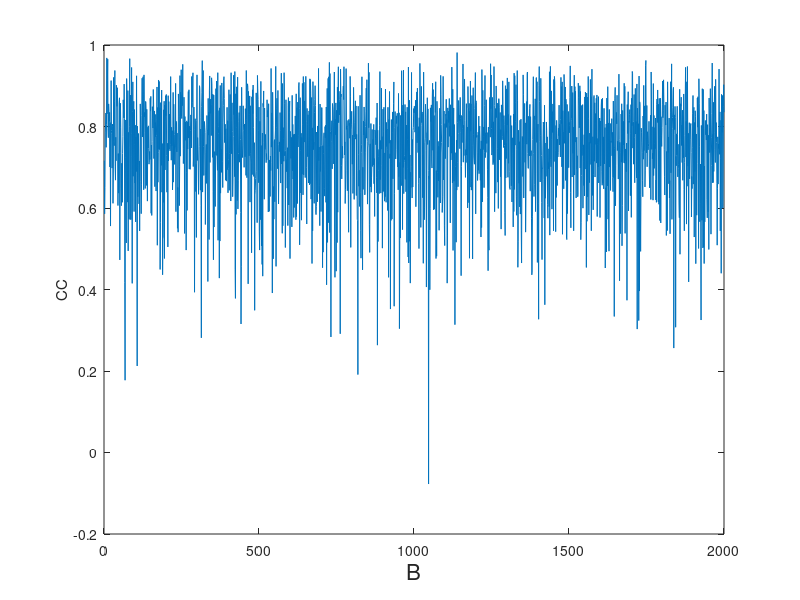
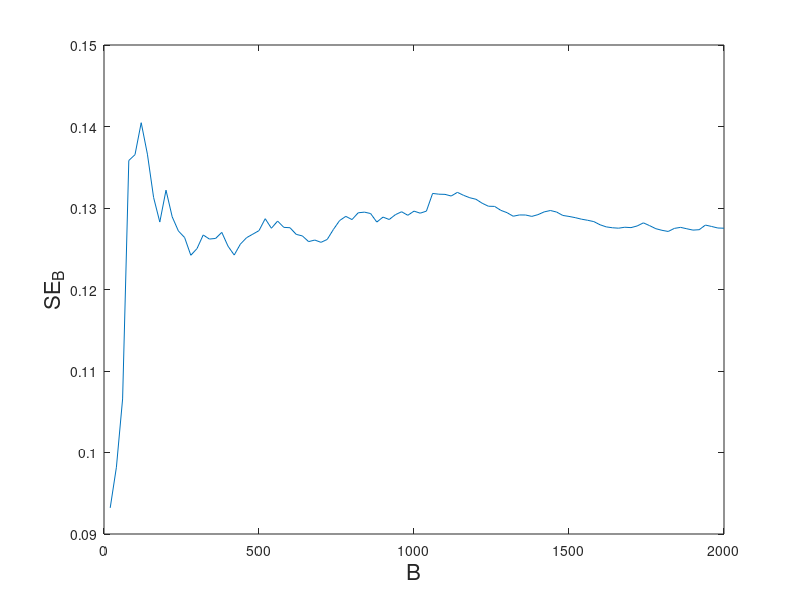

These figures' MATLAB source, in order:
clear;
clc

%%%%%%%%%%%%%%%%%%%%%%%%%%%%%%%%%%%%%%%%%%%%%%%%%%%%%%%%%%%%%%%%%%%%%%%%%%%
%%%%%%%%%%%%%%%%%%%%%%%%%%%%% Question 1 %%%%%%%%%%%%%%%%%%%%%%%%%%%%%%%%%%
%%%%%%%%%%%%%%%%%%%%%%%%%%%%%%%%%%%%%%%%%%%%%%%%%%%%%%%%%%%%%%%%%%%%%%%%%%%

load hw10_1_data;

n = 15;
m = 2;
N = 82;

B = 2000;
bx = zeros(n, m, B);
for i = 1:B
    ind = randsample(N, n, 'true');
    bx(:,:,i) = X(ind,:);
end

% corrcoefs
for i = 1:B
    temp = corrcoef(bx(:,1,i), bx(:,2,i));
    cc(i) = temp(1,2);
end

% standard errors
t = B/100:B/100:B;
for k = 1:100
    sdcc(k) = std(cc(1:k*B/100));
end

figure(1);
plot(cc);
xlabel('B', 'fontsize', 16);
ylabel('CC')

figure(2);
plot(t, sdcc);
xlabel('B', 'fontsize', 16);
ylabel('SE_B', 'fontsize', 16);

%%%%%%%%%%%%%%%%%%%%%%%%%%%%%%%%%%%%%%%%%%%%%%%%%%%%%%%%%%%%%%%%%%%%%%%%%%%
%%%%%%%%%%%%%%%%%%%%%%%%%%%% Question 2 %%%%%%%%%%%%%%%%%%%%%%%%%%%%%%%%%%%
%%%%%%%%%%%%%%%%%%%%%%%%%%%%%%%%%%%%%%%%%%%%%%%%%%%%%%%%%%%%%%%%%%%%%%%%%%%